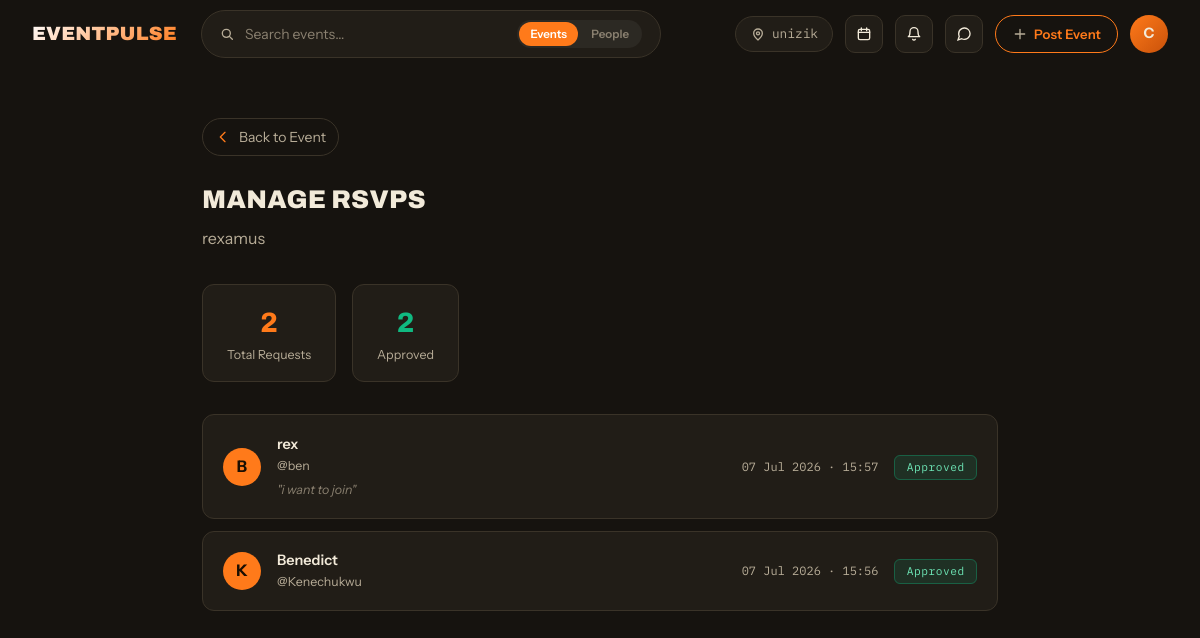
/events/rexamus/rsvps/ (signed in), run on the app's committed database.
### accounts/models.py (models this page shows, shortened)
class User(AbstractUser):
    class Role(models.TextChoices):
        STUDENT = 'student', 'Student'
        SOCIETY = 'society', 'Society / Club'
        STAFF   = 'staff',   'Staff'
        ADMIN   = 'admin',   'Admin'
    class Plan(models.TextChoices):
        FREE    = 'free',    'Free'
        PREMIUM = 'premium', 'Premium'
    class YearOfStudy(models.TextChoices):
        YEAR_1 = '1',  'Year 1 — Fresher'
        YEAR_2 = '2',  'Year 2'
        YEAR_3 = '3',  'Year 3'
        YEAR_4 = '4',  'Year 4'
        YEAR_5 = '5',  'Year 5'
        PG     = 'pg', 'Postgraduate'
        PHD    = 'phd','PhD'
    email           = models.EmailField(unique=True)
    profile_picture = models.ImageField(upload_to='profiles/', blank=True, null=True)
    bio             = models.TextField(blank=True)
    phone_number    = models.CharField(max_length=20, blank=True)
    university      = models.CharField(max_length=200, blank=True)
    department      = models.CharField(max_length=200, blank=True)
    student_id      = models.CharField(max_length=50,  blank=True)
    year_of_study   = models.CharField(
        max_length=5,
        choices=YearOfStudy.choices,
        blank=True,
    )
    role = models.CharField(
        max_length=20,
        choices=Role.choices,
        default=Role.STUDENT,
    )
    plan = models.CharField(
        max_length=20,
        choices=Plan.choices,
        default=Plan.FREE,
    )
    plan_expiry = models.DateTimeField(blank=True, null=True)
    updated_at = models.DateTimeField(auto_now=True)
    USERNAME_FIELD  = 'email'
    REQUIRED_FIELDS = ['username']
    class Meta:
        verbose_name        = 'User'
        verbose_name_plural = 'Users'
        ordering            = ['-date_joined']

### events/models.py (models this page shows, shortened)
class Event(models.Model):
    class Status(models.TextChoices):
        DRAFT     = "draft",     "Draft"
        PUBLISHED = "published", "Published"
        CANCELLED = "cancelled", "Cancelled"
        COMPLETED = "completed", "Completed"
    class PriceType(models.TextChoices):
        FREE = "free", "Free"
        PAID = "paid", "Paid"
    title       = models.CharField(max_length=200)
    slug        = models.SlugField(max_length=220, unique=True, blank=True)
    description = models.TextField()
    cover_image = models.ImageField(upload_to="events/covers/", blank=True, null=True)
    organiser = models.ForeignKey(
        settings.AUTH_USER_MODEL,
        on_delete=models.CASCADE,
        related_name="organised_events",
    )
    category = models.ForeignKey(
        Category,
        on_delete=models.SET_NULL,
        null=True,
        blank=True,
        related_name="events",
    )
    location_name    = models.CharField(max_length=200)
    location_address = models.TextField(blank=True)
    location_lat     = models.DecimalField(max_digits=9, decimal_places=6, blank=True, null=True)
    location_lng     = models.DecimalField(max_digits=9, decimal_places=6, blank=True, null=True)
    area             = models.CharField(max_length=100, blank=True, help_text="Neighbourhood or city for filtering")
    start_datetime = models.DateTimeField()
    end_datetime   = models.DateTimeField(blank=True, null=True)
    capacity     = models.PositiveIntegerField(blank=True, null=True, help_text="Leave blank for unlimited")
    price_type   = models.CharField(max_length=10, choices=PriceType.choices, default=PriceType.FREE)
    ticket_price = models.DecimalField(max_digits=10, decimal_places=2, default=0.00)
    is_premium_only = models.BooleanField(default=False, help_text="Only premium users can join")
    is_featured     = models.BooleanField(default=False, help_text="Pin to top of feed")
    status          = models.CharField(max_length=20, choices=Status.choices, default=Status.DRAFT)
    checkin_token = models.UUIDField(
        default=uuid.uuid4,
        editable=False,
        unique=True,
        help_text="Embedded in QR code for check-in",
    )
    qr_code = models.ImageField(
        upload_to="qrcodes/",
        blank=True,
        null=True,
        help_text="Auto-generated on publish",
    )
    created_at = models.DateTimeField(auto_now_add=True)
    updated_at = models.DateTimeField(auto_now=True)
    class Meta:
        verbose_name        = "Event"
        verbose_name_plural = "Events"
        ordering            = ["-is_featured", "-created_at"]
        indexes = [
            models.Index(fields=["status", "start_datetime"]),
            models.Index(fields=["organiser"]),
            models.Index(fields=["category"]),
            models.Index(fields=["area"]),
        ]

class RSVP(models.Model):
    class Status(models.TextChoices):
        PENDING   = "pending",   "Pending"
        APPROVED  = "approved",  "Approved"
        REJECTED  = "rejected",  "Rejected"
        WAITLIST  = "waitlist",  "Waitlist"
        CANCELLED = "cancelled", "Cancelled"
    event     = models.ForeignKey(Event, on_delete=models.CASCADE, related_name="rsvps")
    user      = models.ForeignKey(settings.AUTH_USER_MODEL, on_delete=models.CASCADE, related_name="rsvps")
    status    = models.CharField(max_length=20, choices=Status.choices, default=Status.PENDING)
    note      = models.TextField(blank=True, help_text="Optional message to the organiser")
    joined_at = models.DateTimeField(auto_now_add=True)
    updated_at= models.DateTimeField(auto_now=True)
    class Meta:
        unique_together     = ("event", "user")
        verbose_name        = "RSVP"
        verbose_name_plural = "RSVPs"
        ordering            = ["-joined_at"]

### events/views.py (the view, shortened to what this page needs)
# urls.py: path('events/<slug:slug>/rsvps/',       views.manage_rsvps_view, name='manage_rsvps'),
@login_required(login_url='accounts:login')
def manage_rsvps_view(request, slug):
    event = get_object_or_404(Event, slug=slug, organiser=request.user)
    rsvps = RSVP.objects.filter(event=event).select_related('user').order_by('-joined_at')
    return render(request, 'events/manage_rsvps.html', {
        'event': event,
        'rsvps': rsvps,
         'approved_count': rsvps.filter(status=RSVP.Status.APPROVED).count(),
    })

### social/context_processors.py (called while the page is built)
def unread_messages(request):
    if not request.user.is_authenticated:
        return {'unread_messages_count': 0}
    count = (
        Message.objects
        .filter(conversation__participants=request.user, is_read=False)
        .exclude(sender=request.user)
        .count()
    )
    return {'unread_messages_count': count}

### templates/events/manage_rsvps.html (shortened to what this page needs)
{% extends 'base.html' %}
{% block content %}
<div class="ep-manage-page">
  <a href="{% url 'events:detail' event.slug %}" class="ep-create-back ep-manage-back">
    <span class="ep-icon ep-icon--back ep-icon--accent"></span>
    Back to Event
  </a>
  <h1 class="ep-manage-title">Manage RSVPs</h1>
  <p class="ep-manage-subtitle">{{ event.title }}</p>
  <div class="ep-manage-stats">
    <div class="ep-manage-stat">
      <div class="ep-manage-stat__num">{{ rsvps.count }}</div>
      <div class="ep-manage-stat__label">Total Requests</div>
    </div>
    <div class="ep-manage-stat">
      <div class="ep-manage-stat__num ep-manage-stat__num--green">{{ approved_count }}</div>
      <div class="ep-manage-stat__label">Approved</div>
    </div>
  </div>
  <div class="ep-manage-list">
    {% for rsvp in rsvps %}
    <div class="ep-manage-row">
      <div class="ep-manage-av">
        {{ rsvp.user.username|first|upper }}
      </div>
      <div class="ep-manage-row__info">
        <div class="ep-manage-row__name">{{ rsvp.user.get_full_name|default:rsvp.user.username }}</div>
        <div class="ep-manage-row__handle">@{{ rsvp.user.username }}</div>
        {% if rsvp.note %}
          <div class="ep-manage-row__note">"{{ rsvp.note }}"</div>
        {% endif %}
      </div>
      <div class="ep-manage-row__date">
        {{ rsvp.joined_at|date:"d M Y · H:i" }}
      </div>
      <div>
        {% if rsvp.status == 'approved' %}
          <span class="ep-status-chip ep-status-chip--approved">Approved</span>
        {% elif rsvp.status == 'rejected' %}
          <span class="ep-status-chip ep-status-chip--rejected">Rejected</span>
        {% elif rsvp.status == 'waitlist' %}
          <span class="ep-status-chip ep-status-chip--waitlist">Waitlist</span>
        {% else %}
          <span class="ep-status-chip ep-status-chip--pending">Pending</span>
        {% endif %}
      </div>
    </div>
    {% empty %}
    <div class="ep-manage-empty">
      <div class="ep-empty-icon ep-empty-icon--inbox"></div>
      <p>No RSVP requests yet.</p>
    </div>
    {% endfor %}
  </div>
</div>
{% endblock %}

### templates/base.html (shortened to what this page needs)
<!DOCTYPE html>
<html lang="en">
<head>
  {% load static %}
  <link rel="stylesheet" href="{% static 'css/main.css' %}?v=20" />
</head>
<body>
{% block navbar %}
<nav class="ep-nav" id="epNav">
  <div class="ep-nav__inner">
    <a href="{% if user.is_authenticated %}{% url 'events:home' %}{% else %}{% url 'events:landing' %}{% endif %}" class="ep-nav__logo">
      <span>EVENT<b>PULSE</b></span>
    </a>
    <form class="ep-nav__search-form" id="navSearchForm" method="get"
          action="{% url 'events:home' %}"
          data-events-url="{% url 'events:home' %}"
          data-people-url="{% url 'accounts:search_people' %}">
      <div class="ep-nav__search">
        <span class="ep-icon ep-icon--search"></span>
        <input type="text" name="q" id="navSearchInput"
               placeholder="Search events…"
               value="{{ request.GET.q|default:'' }}" autocomplete="off" />
        <div class="ep-search-scope" role="tablist" aria-label="Search scope">
          <button type="button" class="ep-search-scope__btn is-active" data-scope="events">Events</button>
          <button type="button" class="ep-search-scope__btn" data-scope="people">People</button>
        </div>
      </div>
    </form>
    <div class="ep-nav__actions">
      <span class="ep-nav__location">
        <span class="ep-icon ep-icon--pin"></span>
        {% if user.is_authenticated and user.university %}{{ user.university|truncatechars:16 }}{% else %}Campus{% endif %}
      </span>
      {% if user.is_authenticated %}
        <a href="{% url 'events:calendar' %}" class="ep-nav__iconbtn" title="Campus calendar">
          <span class="ep-icon ep-icon--calendar"></span>
        </a>
        <a href="{% url 'social:notifications' %}" class="ep-nav__iconbtn" title="Notifications" id="notifBell">
          <span class="ep-icon ep-icon--bell"></span>
        </a>
        <a href="{% url 'social:inbox' %}" class="ep-nav__iconbtn" title="Messages">
          <span class="ep-icon ep-icon--chat"></span>
        </a>
        <a href="{% url 'events:create' %}" class="ep-btn ep-btn--create ep-btn--sm">
          <span class="ep-icon ep-icon--plus"></span>
          Post Event
        </a>
        <div class="ep-nav__user-menu" id="userMenu">
          <div class="ep-nav__avatar" id="avatarBtn">
            {% if user.profile_picture %}
              <img src="{{ user.profile_picture.url }}" alt="{{ user.username }}">
            {% else %}
              {{ user.username|first|upper }}
            {% endif %}
          </div>
        </div>
      {% else %}
        <a href="{% url 'accounts:login' %}"    class="ep-btn ep-btn--outline ep-btn--sm">Sign In</a>
        <a href="{% url 'accounts:register' %}" class="ep-btn ep-btn--primary ep-btn--sm">Register</a>
      {% endif %}
    </div>
  </div>
</nav>
{% endblock %}
{% block content %}{% endblock %}
{% load static %}
</body>
</html>

### data on the page
User: university "unizik", username|first "C"
Event: title "rexamus"
RSVP: user.username|first "B", user.get_full_name "rex", user.username "ben", note "i want to join", joined_at "07 Jul 2026 · 15:57", status "Approved"
RSVP: user.username|first "K", user.get_full_name "Benedict", user.username "Kenechukwu", joined_at "07 Jul 2026 · 15:56", status "Approved"

### other printed values
{{ rsvps.count }} "2"
{{ approved_count }} "2"
